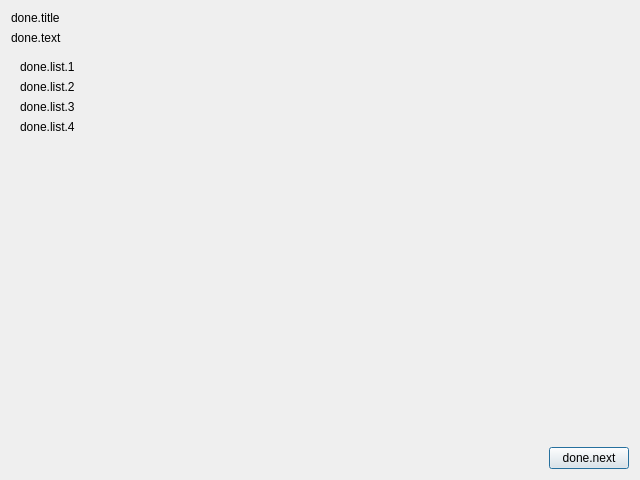
<?xml version="1.0" encoding="UTF-8"?>
<ui version="4.0">
 <class>donePage</class>
 <widget class="DonePage" name="donePage">
  <property name="geometry">
   <rect>
    <x>0</x>
    <y>0</y>
    <width>640</width>
    <height>480</height>
   </rect>
  </property>
  <layout class="QVBoxLayout" name="verticalLayout">
   <item>
    <layout class="QHBoxLayout" name="horizontalLayout">
     <item>
      <widget class="QLabel" name="title">
       <property name="text">
        <string>done.title</string>
       </property>
       <property name="LPCText" stdset="0">
        <string>done.title</string>
       </property>
      </widget>
     </item>
    </layout>
   </item>
   <item>
    <widget class="QLabel" name="label">
     <property name="text">
      <string>done.text</string>
     </property>
     <property name="LPCText" stdset="0">
      <string>done.text</string>
     </property>
    </widget>
   </item>
   <item>
    <widget class="QFrame" name="frame">
     <property name="frameShape">
      <enum>QFrame::NoFrame</enum>
     </property>
     <property name="frameShadow">
      <enum>QFrame::Raised</enum>
     </property>
     <layout class="QVBoxLayout" name="verticalLayout_3">
      <item>
       <widget class="QLabel" name="label_2">
        <property name="text">
         <string>done.list.1</string>
        </property>
        <property name="openExternalLinks">
         <bool>true</bool>
        </property>
        <property name="LPCText" stdset="0">
         <string>done.list.1</string>
        </property>
       </widget>
      </item>
      <item>
       <widget class="QLabel" name="label_3">
        <property name="text">
         <string>done.list.2</string>
        </property>
        <property name="openExternalLinks">
         <bool>true</bool>
        </property>
        <property name="LPCText" stdset="0">
         <string>done.list.2</string>
        </property>
       </widget>
      </item>
      <item>
       <widget class="QLabel" name="label_4">
        <property name="text">
         <string>done.list.3</string>
        </property>
        <property name="openExternalLinks">
         <bool>true</bool>
        </property>
        <property name="LPCText" stdset="0">
         <string>done.list.3</string>
        </property>
       </widget>
      </item>
      <item>
       <widget class="QLabel" name="label_5">
        <property name="text">
         <string>done.list.4</string>
        </property>
        <property name="openExternalLinks">
         <bool>true</bool>
        </property>
        <property name="LPCText" stdset="0">
         <string>done.list.4</string>
        </property>
       </widget>
      </item>
     </layout>
    </widget>
   </item>
   <item>
    <spacer name="verticalSpacer">
     <property name="orientation">
      <enum>Qt::Vertical</enum>
     </property>
     <property name="sizeHint" stdset="0">
      <size>
       <width>20</width>
       <height>40</height>
      </size>
     </property>
    </spacer>
   </item>
   <item>
    <layout class="QHBoxLayout" name="horizontalLayout_2">
     <item>
      <spacer name="horizontalSpacer">
       <property name="orientation">
        <enum>Qt::Horizontal</enum>
       </property>
       <property name="sizeHint" stdset="0">
        <size>
         <width>40</width>
         <height>20</height>
        </size>
       </property>
      </spacer>
     </item>
     <item>
      <widget class="QPushButton" name="next">
       <property name="text">
        <string>done.next</string>
       </property>
       <property name="autoDefault">
        <bool>true</bool>
       </property>
       <property name="default">
        <bool>true</bool>
       </property>
       <property name="LPCText" stdset="0">
        <string>done.next</string>
       </property>
      </widget>
     </item>
    </layout>
   </item>
  </layout>
 </widget>
 <customwidgets>
  <customwidget>
   <class>DonePage</class>
   <extends>QWidget</extends>
   <header>donepage.h</header>
   <container>1</container>
  </customwidget>
 </customwidgets>
 <resources/>
 <connections>
  <connection>
   <sender>next</sender>
   <signal>clicked()</signal>
   <receiver>donePage</receiver>
   <slot>gotoMainPage()</slot>
   <hints>
    <hint type="sourcelabel">
     <x>592</x>
     <y>458</y>
    </hint>
    <hint type="destinationlabel">
     <x>319</x>
     <y>239</y>
    </hint>
   </hints>
  </connection>
 </connections>
</ui>
